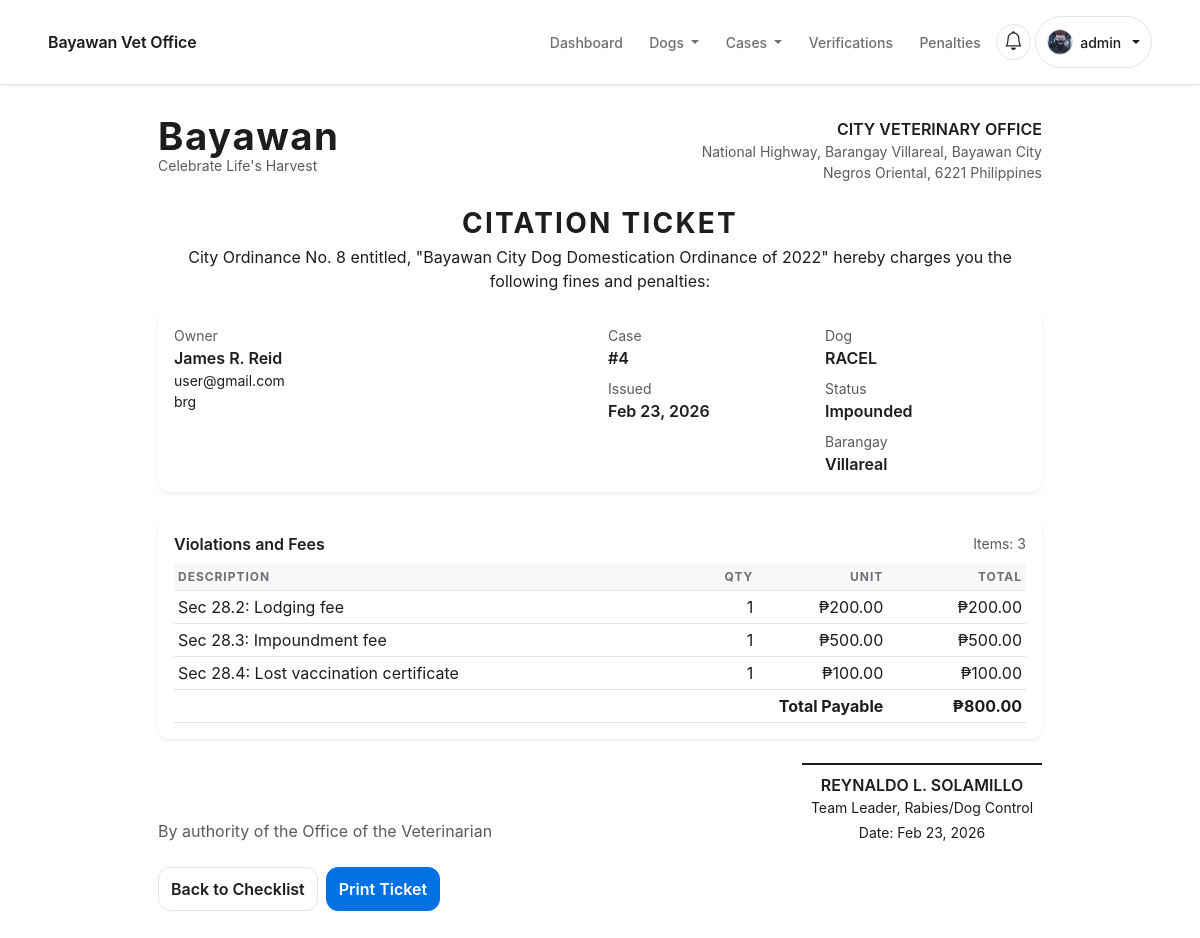
/staff/penalties/receipt/4/ (signed in), run on the app's committed database.
### users/models.py (models this page shows, shortened)
class CustomUser(AbstractUser):
    class Roles(models.TextChoices):
        ADMIN = 'ADMIN', 'Admin'
        STAFF = 'STAFF', 'Staff'
        OWNER = 'OWNER', 'Regular User (Owner)'
    email = models.EmailField(unique=True)
    role = models.CharField(max_length=20, choices=Roles.choices, default=Roles.OWNER)
    email_verified = models.BooleanField(default=False)
    is_verified = models.BooleanField(default=False)
    legal_consent = models.BooleanField(default=False)
    legal_consented_at = models.DateTimeField(null=True, blank=True)

class UserProfile(models.Model):
    class Gender(models.TextChoices):
        MALE = 'MALE', 'Male'
        FEMALE = 'FEMALE', 'Female'
    class StatusBadge(models.TextChoices):
        GREEN = 'GREEN', 'Green'
        ORANGE = 'ORANGE', 'Orange'
        RED = 'RED', 'Red'
    user = models.OneToOneField(CustomUser, on_delete=models.CASCADE, related_name='profile')
    offense_count = models.PositiveIntegerField(default=0)
    status_badge = models.CharField(max_length=10, choices=StatusBadge.choices, default=StatusBadge.GREEN)
    full_name = models.CharField(max_length=150, blank=True)
    address = models.CharField(max_length=255, blank=True)
    age = models.PositiveIntegerField(null=True, blank=True)
    birthday = models.DateField(null=True, blank=True)
    gender = models.CharField(max_length=10, choices=Gender.choices, blank=True)
    profile_photo = models.ImageField(upload_to='profile_photos/', blank=True, null=True)

### penalties/models.py (models this page shows, shortened)
class PenaltyCase(TimeStampedModel):
    dog = models.ForeignKey(Dog, on_delete=models.CASCADE, related_name='penalty_cases')
    owner = models.ForeignKey(
        settings.AUTH_USER_MODEL, on_delete=models.CASCADE, related_name='penalty_cases'
    )
    total_amount = models.DecimalField(max_digits=10, decimal_places=2, default=Decimal('0.00'))
    reclaimed_at = models.DateTimeField(null=True, blank=True)
    is_finalized = models.BooleanField(default=False)
    finalized_at = models.DateTimeField(null=True, blank=True)
    locked_by = models.ForeignKey(
        settings.AUTH_USER_MODEL,
        on_delete=models.SET_NULL,
        null=True,
        blank=True,
        related_name='finalized_penalties',
    )

class PenaltyLineItem(TimeStampedModel):
    case = models.ForeignKey(PenaltyCase, on_delete=models.CASCADE, related_name='line_items')
    checklist_item = models.ForeignKey(
        'PenaltyChecklistItem',
        on_delete=models.SET_NULL,
        null=True,
        blank=True,
        related_name='line_items',
    )
    description = models.CharField(max_length=255)
    quantity = models.PositiveIntegerField(default=1)
    unit_amount = models.DecimalField(max_digits=10, decimal_places=2)
    total = models.DecimalField(max_digits=10, decimal_places=2)

### dogs/models.py (models this page shows, shortened)
class Dog(TimeStampedModel):
    class VaccinationStatus(models.TextChoices):
        VACCINATED = 'VACCINATED', 'Vaccinated'
        UNVACCINATED = 'UNVACCINATED', 'Unvaccinated'
    class Status(models.TextChoices):
        IMPOUNDED = 'IMPOUNDED', 'Impounded'
        AVAILABLE = 'AVAILABLE', 'Available for Adoption'
        ADOPTED = 'ADOPTED', 'Adopted'
        RECLAIMED = 'RECLAIMED', 'Reclaimed'
        RELEASED = 'RELEASED', 'Released'
    class RegistrationApprovalStatus(models.TextChoices):
        PENDING = 'PENDING', 'Pending Review'
        APPROVED = 'APPROVED', 'Approved'
        REJECTED = 'REJECTED', 'Rejected'
    owner = models.ForeignKey(
        settings.AUTH_USER_MODEL,
        on_delete=models.SET_NULL,
        null=True,
        blank=True,
        related_name='dogs',
    )
    name = models.CharField(max_length=120, blank=True)
    status = models.CharField(max_length=20, choices=Status.choices, default=Status.IMPOUNDED)
    sex = models.CharField(max_length=10, blank=True)
    age_estimate = models.CharField(max_length=50, blank=True)
    color = models.CharField(max_length=80, blank=True)
    capture_datetime = models.DateTimeField(null=True, blank=True)
    surrender_datetime = models.DateTimeField(null=True, blank=True)
    barangay = models.CharField(max_length=120, blank=True)
    gps_coordinates = models.CharField(max_length=120, blank=True)
    kennel_slot = models.CharField(max_length=30, blank=True)
    photo = models.ImageField(upload_to='dogs/', blank=True)
    notes = models.TextField(blank=True)
    vaccination_status = models.CharField(
        max_length=20,
        choices=VaccinationStatus.choices,
        blank=True,
        default='',
    )
    vaccination_proof = models.FileField(upload_to='vaccination_proofs/', blank=True)
    vaccination_request = models.BooleanField(default=False)
    vaccination_schedule = models.DateTimeField(null=True, blank=True)
    registration_approval_status = models.CharField(
        max_length=20,
        choices=RegistrationApprovalStatus.choices,
        default=RegistrationApprovalStatus.APPROVED,
    )
    registration_reviewed_at = models.DateTimeField(null=True, blank=True)
    registration_reviewed_by = models.ForeignKey(
        settings.AUTH_USER_MODEL,
        on_delete=models.SET_NULL,
        null=True,
        blank=True,
        related_name='dog_registration_reviews',
    )

### penalties/views.py (the view)
# urls.py: path('staff/penalties/receipt/<int:case_id>/', views.receipt, name='penalties_receipt'),
@login_required
@role_required('ADMIN', 'STAFF')
def receipt(request, case_id):
    case = get_object_or_404(
        PenaltyCase.objects.select_related('dog', 'owner', 'owner__profile'),
        id=case_id,
    )
    line_items = case.line_items.select_related('checklist_item').order_by('created_at', 'id')
    try:
        owner_profile = case.owner.profile
    except ObjectDoesNotExist:
        owner_profile = None
    owner_name = (
        owner_profile.full_name
        if owner_profile and owner_profile.full_name
        else case.owner.get_full_name() or case.owner.username
    )
    issued_at = case.finalized_at or timezone.now()
    context = {
        'case': case,
        'line_items': line_items,
        'owner_name': owner_name,
        'owner_profile': owner_profile,
        'issued_at': issued_at,
    }
    return render(request, 'penalties/receipt.html', context)

### templates/penalties/receipt.html (shortened to what this page needs)
{% extends 'base.html' %}
{% load static %}
{% block content %}
  <div class="container receipt-wrap">
    <div class="d-flex justify-content-between align-items-start gap-3 flex-wrap mb-4">
      <div>
        <div class="receipt-brand">Bayawan</div>
        <div class="receipt-subtitle text-muted">Celebrate Life's Harvest</div>
      </div>
      <div class="text-end">
        <div class="fw-semibold">CITY VETERINARY OFFICE</div>
        <div class="text-muted small">National Highway, Barangay Villareal, Bayawan City</div>
        <div class="text-muted small">Negros Oriental, 6221 Philippines</div>
      </div>
    </div>
    <div class="text-center mb-3">
      <h1 class="h3 fw-bold receipt-title mb-1">CITATION TICKET</h1>
      <p class="mb-0">
        City Ordinance No. 8 entitled, "Bayawan City Dog Domestication Ordinance of 2022"
        hereby charges you the following fines and penalties:
      </p>
    </div>
    <div class="card border-0 shadow-sm mb-4">
      <div class="card-body">
        <div class="row g-3">
          <div class="col-md-6">
            <div class="text-muted small">Owner</div>
            <div class="fw-semibold">{{ owner_name }}</div>
            <div class="small">{{ case.owner.email }}</div>
            {% if owner_profile and owner_profile.address %}
              <div class="small">{{ owner_profile.address }}</div>
            {% endif %}
          </div>
          <div class="col-md-3">
            <div class="text-muted small">Case</div>
            <div class="fw-semibold">#{{ case.id }}</div>
            <div class="text-muted small mt-2">Issued</div>
            <div class="fw-semibold">{{ issued_at|date:"M d, Y" }}</div>
          </div>
          <div class="col-md-3">
            <div class="text-muted small">Dog</div>
            <div class="fw-semibold">{{ case.dog.name|default:"Dog" }}</div>
            <div class="text-muted small mt-2">Status</div>
            <div class="fw-semibold">{{ case.dog.get_status_display }}</div>
            {% if case.dog.barangay %}
              <div class="text-muted small mt-2">Barangay</div>
              <div class="fw-semibold">{{ case.dog.barangay }}</div>
            {% endif %}
          </div>
        </div>
      </div>
    </div>
    <div class="card border-0 shadow-sm mb-4">
      <div class="card-body">
        <div class="d-flex justify-content-between align-items-center mb-2">
          <div class="fw-semibold">Violations and Fees</div>
          <div class="text-muted small">Items: {{ line_items|length }}</div>
        </div>
        <div class="table-responsive">
          <table class="table table-sm align-middle">
            <thead class="table-light">
              <tr>
                <th>Description</th>
                <th class="text-end">Qty</th>
                <th class="text-end">Unit</th>
                <th class="text-end">Total</th>
              </tr>
            </thead>
            <tbody>
              {% for line in line_items %}
                <tr>
                  <td>{{ line.description }}</td>
                  <td class="text-end">{{ line.quantity }}</td>
                  <td class="text-end">&#8369;{{ line.unit_amount|floatformat:2 }}</td>
                  <td class="text-end">&#8369;{{ line.total|floatformat:2 }}</td>
                </tr>
              {% empty %}
                <tr>
                  <td colspan="4" class="text-center text-muted">No violations recorded.</td>
                </tr>
              {% endfor %}
            </tbody>
            <tfoot>
              <tr>
                <th colspan="3" class="text-end">Total Payable</th>
                <th class="text-end">&#8369;{{ case.total_amount|floatformat:2 }}</th>
              </tr>
            </tfoot>
          </table>
        </div>
      </div>
    </div>
    <div class="d-flex justify-content-between align-items-end flex-wrap gap-3 mb-4">
      <div class="text-muted">By authority of the Office of the Veterinarian</div>
      <div class="receipt-signature text-center">
        <div class="receipt-rule mb-2"></div>
        <div class="fw-semibold">REYNALDO L. SOLAMILLO</div>
        <div class="small">Team Leader, Rabies/Dog Control</div>
        <div class="small mt-1">Date: {{ issued_at|date:"M d, Y" }}</div>
      </div>
    </div>
    <div class="d-flex gap-2 no-print">
      <a class="btn btn-outline-secondary" href="{% url 'penalties_checklist' %}?case={{ case.id }}">
        Back to Checklist
      </a>
      <button class="btn btn-primary" type="button" onclick="window.print()">Print Ticket</button>
    </div>
  </div>
{% endblock %}

### templates/base.html (shortened to what this page needs)
{% load static %}
<!doctype html>
<html lang="en">
  <head>
    <link
      href="https://cdn.jsdelivr.net/npm/bootstrap@5.3.2/dist/css/bootstrap.min.css"
      rel="stylesheet"
    />
    <link
      rel="stylesheet"
      href="https://cdn.jsdelivr.net/npm/bootstrap-icons@1.11.3/font/bootstrap-icons.css"
    />
    <link rel="stylesheet" href="{% static 'css/theme.css' %}" />
    <link rel="stylesheet" href="{% static 'css/components.css' %}" />
    <link rel="stylesheet" href="{% static 'css/layout.css' %}" />
    <link rel="stylesheet" href="{% static 'css/utilities.css' %}" />
    <link rel="stylesheet" href="{% static 'css/app-pages.css' %}" />
    <link rel="stylesheet" href="{% static 'css/app-modules.css' %}" />
  </head>
  <body class="app-shell">
    <nav class="navbar navbar-expand-lg navbar-light bg-white border-bottom sticky-top">
      <div class="container">
        <a class="navbar-brand fw-semibold site-navbar-title" href="{% url 'home' %}">
          Bayawan Vet Office
        </a>
        <div class="collapse navbar-collapse" id="navMain">
          <ul class="navbar-nav ms-auto align-items-lg-center gap-lg-1">
            {% if request.user.is_authenticated %}
              <li class="nav-item">
                {% if request.user.role == 'ADMIN' or request.user.role == 'STAFF' %}
                  <a class="nav-link" href="{% url 'analytics_dashboard' %}">Dashboard</a>
                {% else %}
                  <a class="nav-link" href="{% url 'dashboard' %}">Dashboard</a>
                {% endif %}
              </li>
              {% if request.user.role == 'ADMIN' or request.user.role == 'STAFF' %}
                <li class="nav-item dropdown">
                  <a
                    class="nav-link dropdown-toggle"
                    href="#"
                    id="manageDogDropdown"
                    role="button"
                    data-bs-toggle="dropdown"
                    aria-expanded="false"
                  >
                    Dogs
                  </a>
                </li>
                <li class="nav-item dropdown">
                  <a
                    class="nav-link dropdown-toggle"
                    href="#"
                    id="staffCasesDropdown"
                    role="button"
                    data-bs-toggle="dropdown"
                    aria-expanded="false"
                  >
                    Cases
                  </a>
                </li>
                <li class="nav-item">
                  <a class="nav-link" href="{% url 'admin_user_management' %}">Verifications</a>
                </li>
                <li class="nav-item">
                  <a class="nav-link" href="{% url 'penalties_checklist' %}">Penalties</a>
                </li>
              {% else %}
                <li class="nav-item">
                  <a class="nav-link" href="{% url 'adoption_my_requests' %}">My Requests</a>
                </li>
              {% endif %}
            {% endif %}
            {% if request.user.is_authenticated %}
              <li class="nav-item dropdown">
                <a
                  class="nav-link dropdown-toggle notification-toggle {% if unread_notifications %}has-unread{% endif %}"
                  href="#"
                  id="notificationsDropdown"
                  role="button"
                  data-bs-toggle="dropdown"
                  aria-expanded="false"
                  aria-label="Open notifications"
                >
                  <i class="bi bi-bell"></i>
                </a>
              </li>
              <li class="nav-item dropdown">
                <a
                  class="nav-link dropdown-toggle navbar-profile-toggle"
                  href="#"
                  id="profileDropdown"
                  role="button"
                  data-bs-toggle="dropdown"
                  aria-expanded="false"
                >
                  <span class="navbar-profile-avatar" aria-hidden="true">
                    {% if request.user.profile.profile_photo %}
                      <img
                        src="{{ request.user.profile.profile_photo.url }}"
                        alt=""
                        class="navbar-profile-avatar-img"
                      />
                    {% else %}
                      <span class="navbar-profile-avatar-fallback">{{ request.user.username|first|upper }}</span>
                    {% endif %}
                  </span>
                  <span class="navbar-profile-name">{{ request.user.username }}</span>
                </a>
              </li>
            {% endif %}
          </ul>
        </div>
      </div>
    </nav>
    <main id="main-content" class="main-content">
      {% block content %}{% endblock %}
    </main>
  </body>
</html>

### data on the page
CustomUser: user.profile.profile_photo (picture), user.username "admin"
UserProfile: full_name "James R. Reid", address "brg"
PenaltyCase: owner.email "user@gmail.com", id "4", dog.name "RACEL", dog.status "Impounded", dog.barangay "Villareal", total_amount "800.00"
PenaltyLineItem: description "Sec 28.2: Lodging fee", quantity "1", unit_amount "200.00", total "200.00"
PenaltyLineItem: description "Sec 28.3: Impoundment fee", quantity "1", unit_amount "500.00", total "500.00"
PenaltyLineItem: description "Sec 28.4: Lost vaccination certificate", quantity "1", unit_amount "100.00", total "100.00"

### other printed values
{{ issued_at|date:"M d, Y" }} "Feb 23, 2026"
{{ line_items|length }} "3"
